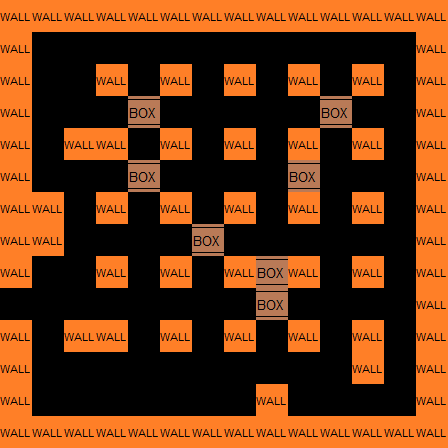

Tiled map render using the project's own tile images. Description and the map definition, with tile-layer contents summarised, below:
An orthogonal 14x14 tile map with 32x32 px tiles, 2 tile layers (Calque de Tile 1, meta), 2 tilesets.

<map version="1.0" orientation="orthogonal" width="14" height="14" tilewidth="32" tileheight="32">
 <tileset firstgid="1" name="min" tilewidth="32" tileheight="32">
  <image source="../tilesets/walls.png" width="256" height="192" />
 </tileset>
 <tileset firstgid="49" name="meta" tilewidth="32" tileheight="32">
  <image source="../tilesets/metaset2.png" width="128" height="96" />
 </tileset>
 <layer name="Calque de Tile 1" width="14" height="14">
  <data>[196 cells, 196 non-empty, 1 distinct tile ids]</data>
 </layer>
 <layer name="meta" width="14" height="14">
  <data>[196 cells, 89 non-empty, 2 distinct tile ids]</data>
 </layer>
</map>
